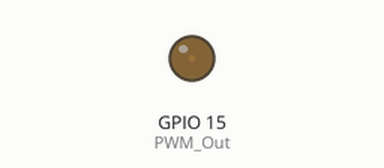
This sketch was run on a simulated ESP32-C6. On the bench: output pins drawn as LEDs (lit = HIGH). What the sketch prints to the serial monitor is not drawn.

Above: at 0.3 s.
At 1.25 s:
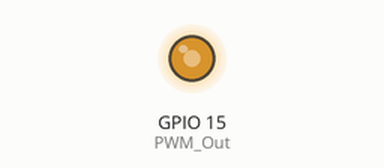
At 1.65 s:
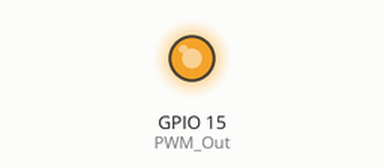
At 3.0 s:
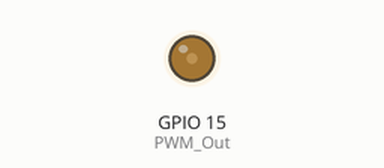
Timing chart, 0 to 7.4 s (numbered marks = the images above):
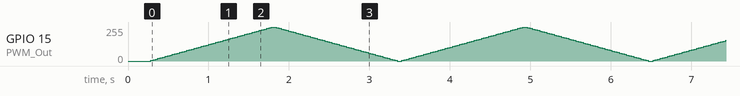

The sketch:

External_GP15_PWM_Output_Test.ino
```cpp
/*
  Dave Williams, DitroniX 2019-2026 (ditronix.net)
  ESPKite - IoT ESP32-C6 Based Home and Industrial LoRa Controller SDK
  Features include ESPKite | ESP32-C6 LoRa SX1262 E22-900M22S E22-400M22S RS485 5-60V Relay

  ESPKite - Basic Bring Up Test Code - May 2026

  Remember!
  - Set the BOARD to Use ESP32C6 Dev Module (or similar).
  - You can also set the BAUD rate up to 921600 to speed up flashing.
  - The SDK does NOT need external power to flash.  It will take Power from the USB 5V.
  - The Serial Monitor is configured for BAUD 115200

  The purpose of this test code is to cycle through the various main functions of the board as part of bring up testing.
  .
  This test code is OPEN SOURCE and formatted for easier viewing.  Although is is not intended for real world use, it may be freely used, or modified as needed.
  It is distributed on an "AS IS" BASIS, WITHOUT WARRANTIES OR CONDITIONS OF ANY KIND, either express or implied.

  Further information, details and examples can be found on our website or github.com/DitroniX

  * github.com/DitroniX
  * github.com/DitroniX/ESPKite-ESP32-C6-SX1262-LoRa-RS485-60V-Relay
  * github.com/DitroniX/ESPKite-ESP32-C6-SX1262-LoRa-RS485-60V-Relay/wiki
  * hackster.io/DitroniX/espkite-esp32-c6-sx1262-lora-rs485-5-60v-relay-output-8891a3
*/

// **************** USER VARIABLES / DEFINES / STATIC / STRUCTURES / CONSTANTS ****************

// Libraries
#include <Arduino.h>
int PWM_Out = 15;

// **************** FUNCTIONS AND ROUTINES ****************

// **************** SETUP ****************
void setup() {
  // Stabalise
  delay(250);

  // Initialise UART
  Serial.begin(115200, SERIAL_8N1);  //115200
  while (!Serial)
    ;
  Serial.println("");

  Serial.println("ESPKite Bring Up and Test Example Code");
  Serial.println("Basic Example of PWM on GP15 External GPIO");
}

// **************** LOOP ****************
void loop() {
  // fade in from min to max in increments of 5 points:
  for (int fadeValue = 0; fadeValue <= 255; fadeValue += 5) {
    // sets the value (range from 0 to 255):
    analogWrite(PWM_Out, fadeValue);
    // wait for 30 milliseconds to see the dimming effect
    delay(30);
  }

  // fade out from max to min in increments of 5 points:
  for (int fadeValue = 255; fadeValue >= 0; fadeValue -= 5) {
    // sets the value (range from 0 to 255):
    analogWrite(PWM_Out, fadeValue);
    // wait for 30 milliseconds to see the dimming effect
    delay(30);
  }
}
```
